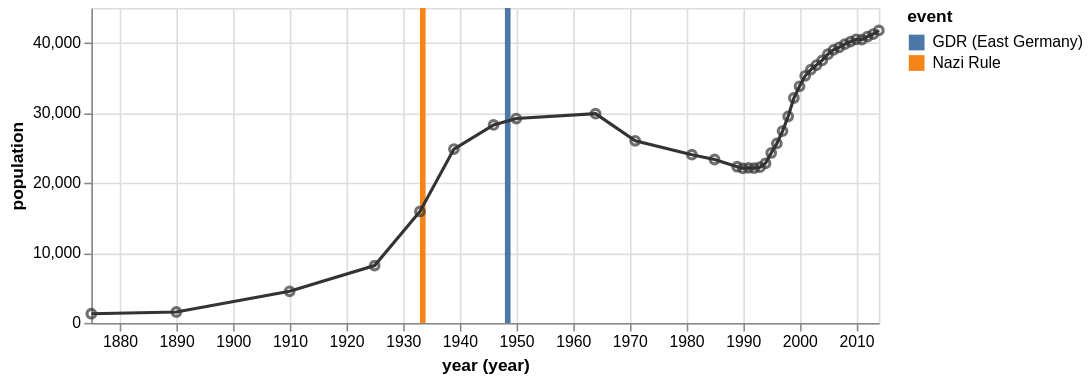

Specify this chart in Vega-Lite:
### Vega specification from a JSON file in a GitHub repository (floating-point values rounded to 4 significant figures)
{"$schema": "https://vega.github.io/schema/vega/v5.json", "description": "The population of the German city of Falkensee over time", "autosize": "pad", "padding": 5, "width": 500, "height": 200, "style": "cell", "data": [{"name": "source_0", "values": [{"year": "1875", "population": 1309}, {"year": "1890", "population": 1558}, {"year": "1910", "population": 4512}, {"year": "1925", "population": 8180}, {"year": "1933", "population": 15915}, {"year": "1939", "population": 24824}, {"year": "1946", "population": 28275}, {"year": "1950", "population": 29189}, {"year": "1964", "population": 29881}, {"year": "1971", "population": 26007}, {"year": "1981", "population": 24029}, {"year": "1985", "population": 23340}, {"year": "1989", "population": 22307}, {"year": "1990", "population": 22087}, {"year": "1991", "population": 22139}, {"year": "1992", "population": 22105}, {"year": "1993", "population": 22242}, {"year": "1994", "population": 22801}, {"year": "1995", "population": 24273}, {"year": "1996", "population": 25640}, {"year": "1997", "population": 27393}, {"year": "1998", "population": 29505}, {"year": "1999", "population": 32124}, {"year": "2000", "population": 33791}, {"year": "2001", "population": 35297}, {"year": "2002", "population": 36179}, {"year": "2003", "population": 36829}, {"year": "2004", "population": 37493}, {"year": "2005", "population": 38376}, {"year": "2006", "population": 39008}, {"year": "2007", "population": 39366}, {"year": "2008", "population": 39821}, {"year": "2009", "population": 40179}, {"year": "2010", "population": 40511}, {"year": "2011", "population": 40465}, {"year": "2012", "population": 40905}, {"year": "2013", "population": 41258}, {"year": "2014", "population": 41777}]}, {"name": "source_1", "values": [{"start": "1933", "end": "1945", "event": "Nazi Rule"}, {"start": "1948", "end": "1989", "event": "GDR (East Germany)"}]}, {"name": "data_0", "source": "source_0", "transform": [{"type": "formula", "expr": "timeParse(datum[\"year\"],'%Y')", "as": "year"}, {"type": "formula", "as": "year_year", "expr": "datetime(year(datum[\"year\"]), 0, 1, 0, 0, 0, 0)"}]}, {"name": "data_1", "source": "data_0", "transform": [{"type": "filter", "expr": "datum[\"year_year\"] !== null && !isNaN(datum[\"year_year\"]) && datum[\"population\"] !== null && !isNaN(datum[\"population\"])"}]}, {"name": "data_2", "source": "source_1", "transform": [{"type": "formula", "expr": "timeParse(datum[\"start\"],'%Y')", "as": "start"}, {"type": "formula", "expr": "timeParse(datum[\"end\"],'%Y')", "as": "end"}, {"type": "formula", "as": "year_start", "expr": "datetime(year(datum[\"start\"]), 0, 1, 0, 0, 0, 0)"}, {"type": "formula", "as": "year_start_end", "expr": "datetime(year(datum[\"start\"])+1, 0, 1, 0, 0, 0, 0)"}, {"type": "formula", "as": "year_end", "expr": "datetime(year(datum[\"end\"]), 0, 1, 0, 0, 0, 0)"}, {"type": "filter", "expr": "datum[\"year_start\"] !== null && !isNaN(datum[\"year_start\"])"}]}], "marks": [{"name": "layer_0_marks", "type": "rect", "style": ["rect"], "from": {"data": "data_2"}, "encode": {"update": {"fill": {"scale": "color", "field": "event"}, "x2": [{"test": "datum[\"year_start\"] === null || isNaN(datum[\"year_start\"])", "value": 0}, {"scale": "x", "field": "year_start"}], "x": [{"test": "datum[\"year_start\"] === null || isNaN(datum[\"year_start\"])", "value": 0}, {"scale": "x", "field": "year_start_end"}], "y": {"value": 0}, "y2": {"field": {"group": "height"}}}}}, {"name": "layer_1_marks", "type": "line", "style": ["line"], "sort": {"field": "datum[\"year_year\"]"}, "from": {"data": "data_0"}, "encode": {"update": {"stroke": {"value": "#333"}, "x": {"scale": "x", "field": "year_year"}, "y": {"scale": "y", "field": "population"}, "defined": {"signal": "datum[\"year_year\"] !== null && !isNaN(datum[\"year_year\"]) && datum[\"population\"] !== null && !isNaN(datum[\"population\"])"}}}}, {"name": "layer_2_marks", "type": "symbol", "style": ["point"], "from": {"data": "data_1"}, "encode": {"update": {"opacity": {"value": 0.7}, "fill": {"value": "transparent"}, "stroke": {"value": "#333"}, "x": {"scale": "x", "field": "year_year"}, "y": {"scale": "y", "field": "population"}}}}], "scales": [{"name": "x", "type": "time", "domain": {"fields": [{"data": "data_2", "field": "year_start"}, {"data": "data_2", "field": "year_start_end"}, {"data": "data_2", "field": "year_end"}, {"data": "data_0", "field": "year_year"}, {"data": "data_1", "field": "year_year"}]}, "range": [0, {"signal": "width"}]}, {"name": "color", "type": "ordinal", "domain": {"data": "data_2", "field": "event", "sort": true}, "range": "category"}, {"name": "y", "type": "linear", "domain": {"fields": [{"data": "data_0", "field": "population"}, {"data": "data_1", "field": "population"}]}, "range": [{"signal": "height"}, 0], "nice": true, "zero": true}], "axes": [{"scale": "x", "orient": "bottom", "gridScale": "y", "grid": true, "tickCount": {"signal": "ceil(width/40)"}, "domain": false, "labels": false, "maxExtent": 0, "minExtent": 0, "ticks": false, "zindex": 0}, {"scale": "y", "orient": "left", "gridScale": "x", "grid": true, "tickCount": {"signal": "ceil(height/40)"}, "domain": false, "labels": false, "maxExtent": 0, "minExtent": 0, "ticks": false, "zindex": 0}, {"scale": "x", "orient": "bottom", "grid": false, "title": "year (year)", "labelFlush": true, "labelOverlap": true, "tickCount": {"signal": "ceil(width/40)"}, "encode": {"labels": {"update": {"text": {"signal": "timeFormat(datum.value, '%Y')"}}}}, "zindex": 0}, {"scale": "y", "orient": "left", "grid": false, "title": "population", "labelOverlap": true, "tickCount": {"signal": "ceil(height/40)"}, "zindex": 0}], "legends": [{"fill": "color", "gradientLength": {"signal": "clamp(height, 64, 200)"}, "symbolType": "square", "title": "event"}]}
